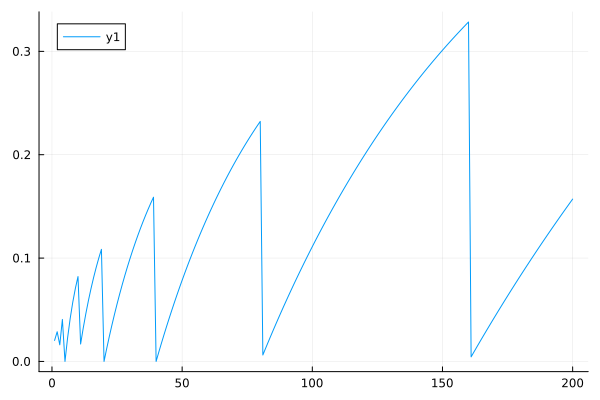

The Julia source for this figure:
using StatsPlots, DataFrames

global Numbers = []
global Diferences = []

function Generator()
    start = 0
    limit = 10

    while start < limit
        start = start + 0.05
        push!(Numbers, start)
    end
end

function Calculate()
    for number in Numbers
        e = floor(log2(number))
        f = (number / (2^e)) - 1

        squareRootE = sqrt(2^e)
        squareRootF = (1 + f / 2) * (1 - (f / (4 + 2 * f)))

        realRoot = squareRootE * squareRootF

        diff = sqrt(number) - realRoot
        push!(Diferences, diff)
    end
end

Generator()
Calculate()

df = DataFrame(B=Diferences)
plot = @df df StatsPlots.plot(:B)
savefig(plot, "sqrt.png")